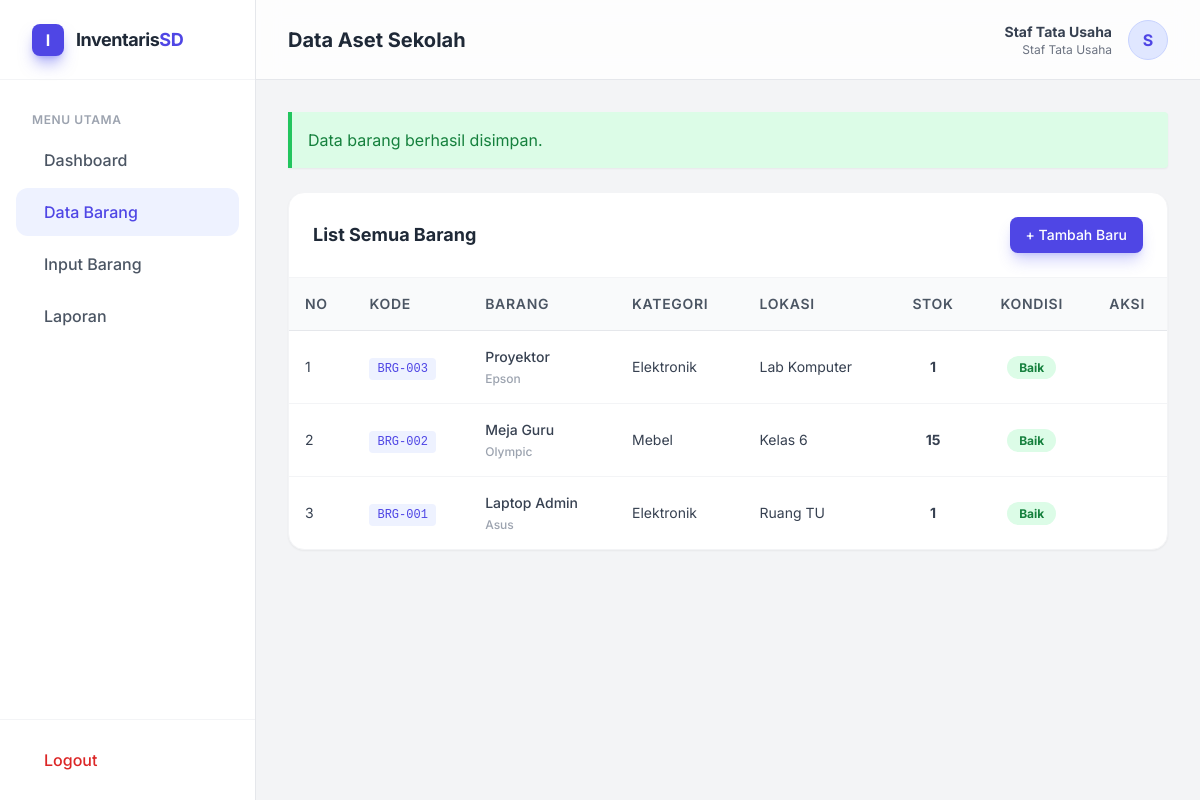
The page /staf/data_barang.php?pesan=sukses (signed in) on the database its author committed.
### tables this page shows
CREATE TABLE `barang` (
  `id_barang` int NOT NULL,
  `kode_barang` varchar(20) NOT NULL,
  `nama_barang` varchar(100) NOT NULL,
  `merk` varchar(50) DEFAULT NULL,
  `id_kategori` int NOT NULL,
  `lokasi` varchar(50) NOT NULL,
  `stok` int NOT NULL DEFAULT '0',
  `sumber_dana` varchar(50) DEFAULT NULL,
  `kondisi` enum('baik','rusak') NOT NULL DEFAULT 'baik',
  `gambar` varchar(255) DEFAULT 'no-image.jpg',
  `tgl_input` timestamp NULL DEFAULT CURRENT_TIMESTAMP
);

CREATE TABLE `kategori` (
  `id_kategori` int NOT NULL,
  `nama_kategori` varchar(50) NOT NULL
);

### staf/data_barang.php (the view, shortened to what this page needs)
<?php
include '../config/database.php';
$page = 'barang';
$judul = 'Data Aset Sekolah';
?>
<!DOCTYPE html>
<html lang="id">
<head>
    <script src="https://cdn.tailwindcss.com"></script>
    <link href="https://cdn.jsdelivr.net/npm/remixicon@3.5.0/fonts/remixicon.css" rel="stylesheet">
</head>
<body class="flex h-screen overflow-hidden">
    <?php include '../komponen/sidebar.php'; ?>
    <main class="flex-1 flex flex-col h-screen overflow-y-auto bg-[#F3F4F6]">
        <?php include '../komponen/header.php'; ?>
        <div class="p-8">
            <?php if(isset($_GET['pesan']) && $_GET['pesan'] == 'sukses'): ?>
                <div class="bg-green-100 border-l-4 border-green-500 text-green-700 p-4 mb-6 rounded-r shadow-sm relative" role="alert">
                    <span class="block sm:inline">Data barang berhasil disimpan.</span>
                </div>
            <?php endif; ?>
            <div class="bg-white rounded-2xl shadow-sm border border-gray-100 overflow-hidden">
                <div class="p-6 border-b border-gray-100 flex justify-between items-center">
                    <h3 class="text-lg font-bold text-gray-800">List Semua Barang</h3>
                    <a href="tambah_barang.php" class="bg-indigo-600 text-white px-4 py-2 rounded-lg text-sm font-medium hover:bg-indigo-700 transition-colors shadow-lg shadow-indigo-500/30">
                        + Tambah Baru
                    </a>
                </div>
                <div class="overflow-x-auto">
                    <table class="w-full text-left border-collapse">
                        <thead>
                            <tr class="bg-gray-50 text-gray-600 text-sm uppercase tracking-wider">
                                <th class="p-4 font-semibold border-b">No</th>
                                <th class="p-4 font-semibold border-b">Kode</th>
                                <th class="p-4 font-semibold border-b">Barang</th>
                                <th class="p-4 font-semibold border-b">Kategori</th>
                                <th class="p-4 font-semibold border-b">Lokasi</th>
                                <th class="p-4 font-semibold border-b text-center">Stok</th>
                                <th class="p-4 font-semibold border-b text-center">Kondisi</th>
                                <th class="p-4 font-semibold border-b text-center">Aksi</th>
                            </tr>
                        </thead>
                        <tbody class="divide-y divide-gray-100">
                            <?php
                            $no = 1;
                            $query = mysqli_query($conn, "SELECT barang.*, kategori.nama_kategori FROM barang JOIN kategori ON barang.id_kategori = kategori.id_kategori ORDER BY id_barang DESC");
                            while($d = mysqli_fetch_array($query)){
                                $badge_color = ($d['kondisi'] == 'baik') ? 'bg-green-100 text-green-700' : 'bg-red-100 text-red-700';
                            ?>
                            <tr class="hover:bg-gray-50 transition-colors text-sm text-gray-700">
                                <td class="p-4"><?php echo $no++; ?></td>
                                <td class="p-4"><span class="font-mono text-xs text-indigo-600 bg-indigo-50 rounded px-2 py-1"><?php echo $d['kode_barang']; ?></span></td>
                                <td class="p-4 font-medium">
                                    <?php echo $d['nama_barang']; ?>
                                    <div class="text-xs text-gray-400 mt-1"><?php echo $d['merk']; ?></div>
                                </td>
                                <td class="p-4"><?php echo $d['nama_kategori']; ?></td>
                                <td class="p-4"><?php echo $d['lokasi']; ?></td>
                                <td class="p-4 text-center font-bold"><?php echo $d['stok']; ?></td>
                                <td class="p-4 text-center">
                                    <span class="px-3 py-1 rounded-full text-xs font-bold capitalize <?php echo $badge_color; ?>">
                                        <?php echo $d['kondisi']; ?>
                                    </span>
                                </td>
                                <td class="p-4 text-center">
                                    <a href="edit.php?id=<?php echo $d['id_barang']; ?>" class="inline-block p-2 text-blue-600 hover:bg-blue-50 rounded-lg transition-colors" title="Edit Data">
                                    </a>
                                </td>
                            </tr>
                            <?php } ?>
                        </tbody>
                    </table>
                </div>
            </div>
        </div>
    </main>
</body>
</html>

### komponen/sidebar.php (shortened to what this page needs)
<aside class="w-64 bg-white border-r border-gray-200 flex flex-col justify-between hidden md:flex z-20">
    <div>
        <div class="h-20 flex items-center px-8 border-b border-gray-100">
            <div class="flex items-center gap-3">
                <div class="w-8 h-8 rounded-lg bg-indigo-600 flex items-center justify-center text-white font-bold shadow-indigo-500/50 shadow-lg">I</div>
                <span class="text-lg font-bold text-gray-800 tracking-tight">Inventaris<span class="text-indigo-600">SD</span></span>
            </div>
        </div>
        <nav class="p-4 space-y-1">
            <p class="px-4 text-xs font-semibold text-gray-400 uppercase tracking-wider mb-2 mt-4">Menu Utama</p>
            <a href="index.php" class="<?php echo ($page == 'dashboard') ? 'bg-indigo-50 text-indigo-600' : 'text-gray-600 hover:bg-gray-50 hover:text-gray-900'; ?> flex items-center gap-3 px-4 py-3 rounded-xl transition-colors font-medium">
                <span>Dashboard</span>
            </a>
            <?php if($_SESSION['role'] == 'staf'): ?>
                <a href="data_barang.php" class="<?php echo ($page == 'barang') ? 'bg-indigo-50 text-indigo-600' : 'text-gray-600 hover:bg-gray-50 hover:text-gray-900'; ?> flex items-center gap-3 px-4 py-3 rounded-xl transition-colors font-medium">
                    <span>Data Barang</span>
                </a>
                <a href="tambah_barang.php" class="<?php echo ($page == 'tambah') ? 'bg-indigo-50 text-indigo-600' : 'text-gray-600 hover:bg-gray-50 hover:text-gray-900'; ?> flex items-center gap-3 px-4 py-3 rounded-xl transition-colors font-medium">
                    <span>Input Barang</span>
                </a>
                <a href="laporan.php" class="<?php echo ($page == 'laporan') ? 'bg-indigo-50 text-indigo-600' : 'text-gray-600 hover:bg-gray-50 hover:text-gray-900'; ?> flex items-center gap-3 px-4 py-3 rounded-xl transition-colors font-medium">
                    <span>Laporan</span>
                </a>
            <?php endif; ?>
        </nav>
    </div>
    <div class="p-4 border-t border-gray-100">
        <a href="../logout.php" class="flex items-center gap-3 px-4 py-3 text-red-600 hover:bg-red-50 rounded-xl transition-colors font-medium">
            <span>Logout</span>
        </a>
    </div>
</aside>

### komponen/header.php
<header class="h-20 bg-white/80 backdrop-blur-md border-b border-gray-200 flex items-center justify-between px-8 sticky top-0 z-10">
    <h2 class="text-xl font-bold text-gray-800"><?php echo isset($judul) ? $judul : 'Inventaris Sekolah'; ?></h2>
    <div class="flex items-center gap-4">
        <div class="text-right hidden sm:block">
            <p class="text-sm font-bold text-gray-700"><?php echo $_SESSION['nama']; ?></p>
            <p class="text-xs text-gray-500 capitalize"><?php echo $_SESSION['role']; ?> Tata Usaha</p>
        </div>
        <div class="w-10 h-10 rounded-full bg-indigo-100 flex items-center justify-center text-indigo-600 font-bold border border-indigo-200">
            <?php echo substr($_SESSION['nama'], 0, 1); ?>
        </div>
    </div>
</header>

### staf/data_barang.php (style rules this page uses)
body { font-family: 'Inter', sans-serif; background-color: #F3F4F6; }

### rows shown on the page
barang: kode_barang "BRG-003", nama_barang "Proyektor", merk "Epson", id_kategori.nama_kategori "Elektronik", lokasi "Lab Komputer", stok "1", kondisi "Baik"
barang: kode_barang "BRG-002", nama_barang "Meja Guru", merk "Olympic", id_kategori.nama_kategori "Mebel", lokasi "Kelas 6", stok "15", kondisi "Baik"
barang: kode_barang "BRG-001", nama_barang "Laptop Admin", merk "Asus", id_kategori.nama_kategori "Elektronik", lokasi "Ruang TU", stok "1", kondisi "Baik"

### other values the page prints
$judul "Data Aset Sekolah"
$_SESSION['nama'] "Staf Tata Usaha"
$_SESSION['role'] "Staf"
substr($_SESSION['nama'], 0, 1) "S"
